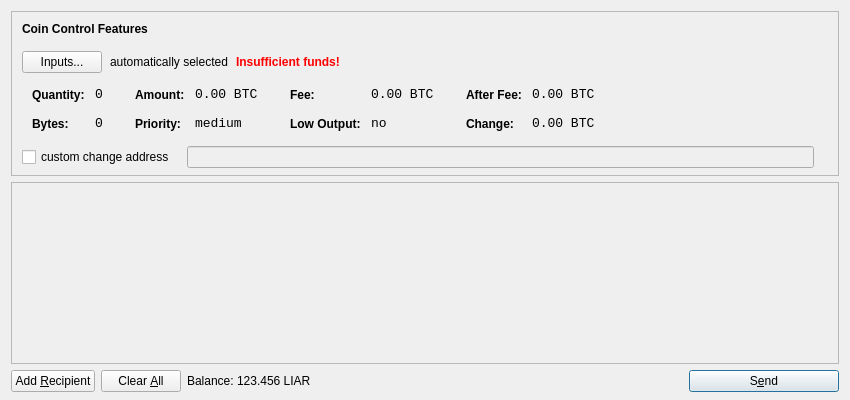
<?xml version="1.0" encoding="UTF-8"?>
<ui version="4.0">
 <class>SendCoinsDialog</class>
 <widget class="QDialog" name="SendCoinsDialog">
  <property name="geometry">
   <rect>
    <x>0</x>
    <y>0</y>
    <width>850</width>
    <height>400</height>
   </rect>
  </property>
  <property name="windowTitle">
   <string>Send Coins</string>
  </property>
  <layout class="QVBoxLayout" name="verticalLayout" stretch="0,1,0">
   <property name="bottomMargin">
    <number>8</number>
   </property>
   <item>
    <widget class="QFrame" name="frameCoinControl">
     <property name="sizePolicy">
      <sizepolicy hsizetype="Expanding" vsizetype="Expanding">
       <horstretch>0</horstretch>
       <verstretch>0</verstretch>
      </sizepolicy>
     </property>
     <property name="maximumSize">
      <size>
       <width>16777215</width>
       <height>16777215</height>
      </size>
     </property>
     <property name="frameShape">
      <enum>QFrame::StyledPanel</enum>
     </property>
     <property name="frameShadow">
      <enum>QFrame::Sunken</enum>
     </property>
     <layout class="QVBoxLayout" name="verticalLayoutCoinControl2">
      <property name="spacing">
       <number>-1</number>
      </property>
      <property name="leftMargin">
       <number>0</number>
      </property>
      <property name="topMargin">
       <number>0</number>
      </property>
      <property name="rightMargin">
       <number>0</number>
      </property>
      <property name="bottomMargin">
       <number>6</number>
      </property>
      <item>
       <layout class="QVBoxLayout" name="verticalLayoutCoinControl" stretch="0,0,0,0,1">
        <property name="spacing">
         <number>0</number>
        </property>
        <property name="leftMargin">
         <number>10</number>
        </property>
        <property name="topMargin">
         <number>10</number>
        </property>
        <item>
         <layout class="QHBoxLayout" name="horizontalLayoutCoinControl1">
          <property name="bottomMargin">
           <number>15</number>
          </property>
          <item>
           <widget class="QLabel" name="labelCoinControlFeatures">
            <property name="sizePolicy">
             <sizepolicy hsizetype="Preferred" vsizetype="Maximum">
              <horstretch>0</horstretch>
              <verstretch>0</verstretch>
             </sizepolicy>
            </property>
            <property name="font">
             <font>
              <weight>75</weight>
              <bold>true</bold>
             </font>
            </property>
            <property name="styleSheet">
             <string notr="true">font-weight:bold;</string>
            </property>
            <property name="text">
             <string>Coin Control Features</string>
            </property>
           </widget>
          </item>
         </layout>
        </item>
        <item>
         <layout class="QHBoxLayout" name="horizontalLayoutCoinControl2" stretch="0,0,0,0">
          <property name="spacing">
           <number>8</number>
          </property>
          <property name="bottomMargin">
           <number>10</number>
          </property>
          <item>
           <widget class="QPushButton" name="pushButtonCoinControl">
            <property name="styleSheet">
             <string notr="true"/>
            </property>
            <property name="text">
             <string>Inputs...</string>
            </property>
           </widget>
          </item>
          <item>
           <widget class="QLabel" name="labelCoinControlAutomaticallySelected">
            <property name="text">
             <string>automatically selected</string>
            </property>
            <property name="margin">
             <number>5</number>
            </property>
           </widget>
          </item>
          <item>
           <widget class="QLabel" name="labelCoinControlInsuffFunds">
            <property name="font">
             <font>
              <weight>75</weight>
              <bold>true</bold>
             </font>
            </property>
            <property name="styleSheet">
             <string notr="true">color:red;font-weight:bold;</string>
            </property>
            <property name="text">
             <string>Insufficient funds!</string>
            </property>
            <property name="margin">
             <number>5</number>
            </property>
           </widget>
          </item>
          <item>
           <spacer name="horizontalSpacerCoinControl">
            <property name="orientation">
             <enum>Qt::Horizontal</enum>
            </property>
            <property name="sizeHint" stdset="0">
             <size>
              <width>40</width>
              <height>1</height>
             </size>
            </property>
           </spacer>
          </item>
         </layout>
        </item>
        <item>
         <widget class="QWidget" name="widgetCoinControl" native="true">
          <property name="sizePolicy">
           <sizepolicy hsizetype="Preferred" vsizetype="Preferred">
            <horstretch>0</horstretch>
            <verstretch>0</verstretch>
           </sizepolicy>
          </property>
          <property name="minimumSize">
           <size>
            <width>0</width>
            <height>0</height>
           </size>
          </property>
          <property name="styleSheet">
           <string notr="true"/>
          </property>
          <layout class="QHBoxLayout" name="horizontalLayoutCoinControl5">
           <property name="margin">
            <number>0</number>
           </property>
           <item>
            <layout class="QHBoxLayout" name="horizontalLayoutCoinControl3" stretch="0,0,0,1">
             <property name="spacing">
              <number>20</number>
             </property>
             <property name="topMargin">
              <number>0</number>
             </property>
             <property name="bottomMargin">
              <number>10</number>
             </property>
             <item>
              <layout class="QFormLayout" name="formLayoutCoinControl1">
               <property name="horizontalSpacing">
                <number>10</number>
               </property>
               <property name="verticalSpacing">
                <number>14</number>
               </property>
               <property name="leftMargin">
                <number>10</number>
               </property>
               <property name="topMargin">
                <number>4</number>
               </property>
               <property name="rightMargin">
                <number>6</number>
               </property>
               <item row="0" column="0">
                <widget class="QLabel" name="labelCoinControlQuantityText">
                 <property name="styleSheet">
                  <string notr="true">font-weight:bold;</string>
                 </property>
                 <property name="text">
                  <string>Quantity:</string>
                 </property>
                 <property name="margin">
                  <number>0</number>
                 </property>
                </widget>
               </item>
               <item row="0" column="1">
                <widget class="QLabel" name="labelCoinControlQuantity">
                 <property name="font">
                  <font>
                   <family>Monospace</family>
                   <pointsize>10</pointsize>
                  </font>
                 </property>
                 <property name="cursor">
                  <cursorShape>IBeamCursor</cursorShape>
                 </property>
                 <property name="contextMenuPolicy">
                  <enum>Qt::ActionsContextMenu</enum>
                 </property>
                 <property name="text">
                  <string notr="true">0</string>
                 </property>
                 <property name="margin">
                  <number>0</number>
                 </property>
                 <property name="textInteractionFlags">
                  <set>Qt::LinksAccessibleByMouse|Qt::TextSelectableByKeyboard|Qt::TextSelectableByMouse</set>
                 </property>
                </widget>
               </item>
               <item row="1" column="0">
                <widget class="QLabel" name="labelCoinControlBytesText">
                 <property name="styleSheet">
                  <string notr="true">font-weight:bold;</string>
                 </property>
                 <property name="text">
                  <string>Bytes:</string>
                 </property>
                </widget>
               </item>
               <item row="1" column="1">
                <widget class="QLabel" name="labelCoinControlBytes">
                 <property name="font">
                  <font>
                   <family>Monospace</family>
                   <pointsize>10</pointsize>
                  </font>
                 </property>
                 <property name="cursor">
                  <cursorShape>IBeamCursor</cursorShape>
                 </property>
                 <property name="contextMenuPolicy">
                  <enum>Qt::ActionsContextMenu</enum>
                 </property>
                 <property name="text">
                  <string notr="true">0</string>
                 </property>
                 <property name="textInteractionFlags">
                  <set>Qt::LinksAccessibleByMouse|Qt::TextSelectableByKeyboard|Qt::TextSelectableByMouse</set>
                 </property>
                </widget>
               </item>
              </layout>
             </item>
             <item>
              <layout class="QFormLayout" name="formLayoutCoinControl2">
               <property name="horizontalSpacing">
                <number>10</number>
               </property>
               <property name="verticalSpacing">
                <number>14</number>
               </property>
               <property name="leftMargin">
                <number>6</number>
               </property>
               <property name="topMargin">
                <number>4</number>
               </property>
               <property name="rightMargin">
                <number>6</number>
               </property>
               <item row="0" column="0">
                <widget class="QLabel" name="labelCoinControlAmountText">
                 <property name="styleSheet">
                  <string notr="true">font-weight:bold;</string>
                 </property>
                 <property name="text">
                  <string>Amount:</string>
                 </property>
                 <property name="margin">
                  <number>0</number>
                 </property>
                </widget>
               </item>
               <item row="0" column="1">
                <widget class="QLabel" name="labelCoinControlAmount">
                 <property name="font">
                  <font>
                   <family>Monospace</family>
                   <pointsize>10</pointsize>
                  </font>
                 </property>
                 <property name="cursor">
                  <cursorShape>IBeamCursor</cursorShape>
                 </property>
                 <property name="contextMenuPolicy">
                  <enum>Qt::ActionsContextMenu</enum>
                 </property>
                 <property name="text">
                  <string notr="true">0.00 BTC</string>
                 </property>
                 <property name="textInteractionFlags">
                  <set>Qt::LinksAccessibleByMouse|Qt::TextSelectableByKeyboard|Qt::TextSelectableByMouse</set>
                 </property>
                </widget>
               </item>
               <item row="1" column="0">
                <widget class="QLabel" name="labelCoinControlPriorityText">
                 <property name="styleSheet">
                  <string notr="true">font-weight:bold;</string>
                 </property>
                 <property name="text">
                  <string>Priority:</string>
                 </property>
                </widget>
               </item>
               <item row="1" column="1">
                <widget class="QLabel" name="labelCoinControlPriority">
                 <property name="font">
                  <font>
                   <family>Monospace</family>
                   <pointsize>10</pointsize>
                  </font>
                 </property>
                 <property name="cursor">
                  <cursorShape>IBeamCursor</cursorShape>
                 </property>
                 <property name="contextMenuPolicy">
                  <enum>Qt::ActionsContextMenu</enum>
                 </property>
                 <property name="text">
                  <string>medium</string>
                 </property>
                 <property name="textInteractionFlags">
                  <set>Qt::LinksAccessibleByMouse|Qt::TextSelectableByKeyboard|Qt::TextSelectableByMouse</set>
                 </property>
                </widget>
               </item>
              </layout>
             </item>
             <item>
              <layout class="QFormLayout" name="formLayoutCoinControl3">
               <property name="horizontalSpacing">
                <number>10</number>
               </property>
               <property name="verticalSpacing">
                <number>14</number>
               </property>
               <property name="leftMargin">
                <number>6</number>
               </property>
               <property name="topMargin">
                <number>4</number>
               </property>
               <property name="rightMargin">
                <number>6</number>
               </property>
               <item row="0" column="0">
                <widget class="QLabel" name="labelCoinControlFeeText">
                 <property name="styleSheet">
                  <string notr="true">font-weight:bold;</string>
                 </property>
                 <property name="text">
                  <string>Fee:</string>
                 </property>
                 <property name="margin">
                  <number>0</number>
                 </property>
                </widget>
               </item>
               <item row="0" column="1">
                <widget class="QLabel" name="labelCoinControlFee">
                 <property name="font">
                  <font>
                   <family>Monospace</family>
                   <pointsize>10</pointsize>
                  </font>
                 </property>
                 <property name="cursor">
                  <cursorShape>IBeamCursor</cursorShape>
                 </property>
                 <property name="contextMenuPolicy">
                  <enum>Qt::ActionsContextMenu</enum>
                 </property>
                 <property name="text">
                  <string notr="true">0.00 BTC</string>
                 </property>
                 <property name="textInteractionFlags">
                  <set>Qt::LinksAccessibleByMouse|Qt::TextSelectableByKeyboard|Qt::TextSelectableByMouse</set>
                 </property>
                </widget>
               </item>
               <item row="1" column="0">
                <widget class="QLabel" name="labelCoinControlLowOutputText">
                 <property name="styleSheet">
                  <string notr="true">font-weight:bold;</string>
                 </property>
                 <property name="text">
                  <string>Low Output:</string>
                 </property>
                </widget>
               </item>
               <item row="1" column="1">
                <widget class="QLabel" name="labelCoinControlLowOutput">
                 <property name="font">
                  <font>
                   <family>Monospace</family>
                   <pointsize>10</pointsize>
                  </font>
                 </property>
                 <property name="cursor">
                  <cursorShape>IBeamCursor</cursorShape>
                 </property>
                 <property name="contextMenuPolicy">
                  <enum>Qt::ActionsContextMenu</enum>
                 </property>
                 <property name="text">
                  <string>no</string>
                 </property>
                 <property name="textInteractionFlags">
                  <set>Qt::LinksAccessibleByMouse|Qt::TextSelectableByKeyboard|Qt::TextSelectableByMouse</set>
                 </property>
                </widget>
               </item>
              </layout>
             </item>
             <item>
              <layout class="QFormLayout" name="formLayoutCoinControl4">
               <property name="horizontalSpacing">
                <number>10</number>
               </property>
               <property name="verticalSpacing">
                <number>14</number>
               </property>
               <property name="leftMargin">
                <number>6</number>
               </property>
               <property name="topMargin">
                <number>4</number>
               </property>
               <property name="rightMargin">
                <number>6</number>
               </property>
               <item row="0" column="0">
                <widget class="QLabel" name="labelCoinControlAfterFeeText">
                 <property name="styleSheet">
                  <string notr="true">font-weight:bold;</string>
                 </property>
                 <property name="text">
                  <string>After Fee:</string>
                 </property>
                 <property name="margin">
                  <number>0</number>
                 </property>
                </widget>
               </item>
               <item row="0" column="1">
                <widget class="QLabel" name="labelCoinControlAfterFee">
                 <property name="font">
                  <font>
                   <family>Monospace</family>
                   <pointsize>10</pointsize>
                  </font>
                 </property>
                 <property name="cursor">
                  <cursorShape>IBeamCursor</cursorShape>
                 </property>
                 <property name="contextMenuPolicy">
                  <enum>Qt::ActionsContextMenu</enum>
                 </property>
                 <property name="text">
                  <string notr="true">0.00 BTC</string>
                 </property>
                 <property name="textInteractionFlags">
                  <set>Qt::LinksAccessibleByMouse|Qt::TextSelectableByKeyboard|Qt::TextSelectableByMouse</set>
                 </property>
                </widget>
               </item>
               <item row="1" column="0">
                <widget class="QLabel" name="labelCoinControlChangeText">
                 <property name="styleSheet">
                  <string notr="true">font-weight:bold;</string>
                 </property>
                 <property name="text">
                  <string>Change:</string>
                 </property>
                </widget>
               </item>
               <item row="1" column="1">
                <widget class="QLabel" name="labelCoinControlChange">
                 <property name="font">
                  <font>
                   <family>Monospace</family>
                   <pointsize>10</pointsize>
                  </font>
                 </property>
                 <property name="cursor">
                  <cursorShape>IBeamCursor</cursorShape>
                 </property>
                 <property name="contextMenuPolicy">
                  <enum>Qt::ActionsContextMenu</enum>
                 </property>
                 <property name="text">
                  <string notr="true">0.00 BTC</string>
                 </property>
                 <property name="textInteractionFlags">
                  <set>Qt::LinksAccessibleByMouse|Qt::TextSelectableByKeyboard|Qt::TextSelectableByMouse</set>
                 </property>
                </widget>
               </item>
              </layout>
             </item>
            </layout>
           </item>
          </layout>
         </widget>
        </item>
        <item>
         <layout class="QHBoxLayout" name="horizontalLayoutCoinControl4" stretch="0,0,0">
          <property name="spacing">
           <number>12</number>
          </property>
          <property name="sizeConstraint">
           <enum>QLayout::SetDefaultConstraint</enum>
          </property>
          <property name="topMargin">
           <number>5</number>
          </property>
          <property name="rightMargin">
           <number>5</number>
          </property>
          <item>
           <widget class="QCheckBox" name="checkBoxCoinControlChange">
            <property name="text">
             <string>custom change address</string>
            </property>
           </widget>
          </item>
          <item>
           <widget class="QLineEdit" name="lineEditCoinControlChange">
            <property name="enabled">
             <bool>false</bool>
            </property>
            <property name="sizePolicy">
             <sizepolicy hsizetype="Expanding" vsizetype="Fixed">
              <horstretch>0</horstretch>
              <verstretch>0</verstretch>
             </sizepolicy>
            </property>
           </widget>
          </item>
          <item>
           <widget class="QLabel" name="labelCoinControlChangeLabel">
            <property name="sizePolicy">
             <sizepolicy hsizetype="Preferred" vsizetype="Expanding">
              <horstretch>0</horstretch>
              <verstretch>0</verstretch>
             </sizepolicy>
            </property>
            <property name="minimumSize">
             <size>
              <width>0</width>
              <height>0</height>
             </size>
            </property>
            <property name="text">
             <string/>
            </property>
            <property name="margin">
             <number>3</number>
            </property>
           </widget>
          </item>
         </layout>
        </item>
        <item>
         <spacer name="verticalSpacerCoinControl">
          <property name="orientation">
           <enum>Qt::Vertical</enum>
          </property>
          <property name="sizeHint" stdset="0">
           <size>
            <width>800</width>
            <height>1</height>
           </size>
          </property>
         </spacer>
        </item>
       </layout>
      </item>
     </layout>
    </widget>
   </item>
   <item>
    <widget class="QScrollArea" name="scrollArea">
     <property name="widgetResizable">
      <bool>true</bool>
     </property>
     <widget class="QWidget" name="scrollAreaWidgetContents">
      <property name="geometry">
       <rect>
        <x>0</x>
        <y>0</y>
        <width>830</width>
        <height>165</height>
       </rect>
      </property>
      <layout class="QVBoxLayout" name="verticalLayout_2">
       <property name="margin">
        <number>0</number>
       </property>
       <item>
        <layout class="QVBoxLayout" name="entries">
         <property name="spacing">
          <number>6</number>
         </property>
        </layout>
       </item>
       <item>
        <spacer name="verticalSpacer">
         <property name="orientation">
          <enum>Qt::Vertical</enum>
         </property>
         <property name="sizeHint" stdset="0">
          <size>
           <width>20</width>
           <height>40</height>
          </size>
         </property>
        </spacer>
       </item>
      </layout>
     </widget>
    </widget>
   </item>
   <item>
    <layout class="QHBoxLayout" name="horizontalLayout">
     <item>
      <widget class="QPushButton" name="addButton">
       <property name="toolTip">
        <string>Send to multiple recipients at once</string>
       </property>
       <property name="text">
        <string>Add &amp;Recipient</string>
       </property>
       <property name="icon">
        <iconset resource="../bitcoin.qrc">
         <normaloff>:/icons/add</normaloff>:/icons/add</iconset>
       </property>
       <property name="autoDefault">
        <bool>false</bool>
       </property>
      </widget>
     </item>
     <item>
      <widget class="QPushButton" name="clearButton">
       <property name="sizePolicy">
        <sizepolicy hsizetype="Minimum" vsizetype="Fixed">
         <horstretch>0</horstretch>
         <verstretch>0</verstretch>
        </sizepolicy>
       </property>
       <property name="toolTip">
        <string>Remove all transaction fields</string>
       </property>
       <property name="text">
        <string>Clear &amp;All</string>
       </property>
       <property name="icon">
        <iconset resource="../bitcoin.qrc">
         <normaloff>:/icons/remove</normaloff>:/icons/remove</iconset>
       </property>
       <property name="autoRepeatDelay">
        <number>300</number>
       </property>
       <property name="autoDefault">
        <bool>false</bool>
       </property>
      </widget>
     </item>
     <item>
      <layout class="QHBoxLayout" name="horizontalLayout_2">
       <property name="spacing">
        <number>3</number>
       </property>
       <item>
        <widget class="QLabel" name="label">
         <property name="text">
          <string>Balance:</string>
         </property>
        </widget>
       </item>
       <item>
        <widget class="QLabel" name="labelBalance">
         <property name="cursor">
          <cursorShape>IBeamCursor</cursorShape>
         </property>
         <property name="text">
          <string>123.456 LIAR</string>
         </property>
         <property name="textInteractionFlags">
          <set>Qt::LinksAccessibleByMouse|Qt::TextSelectableByKeyboard|Qt::TextSelectableByMouse</set>
         </property>
        </widget>
       </item>
      </layout>
     </item>
     <item>
      <spacer name="horizontalSpacer">
       <property name="orientation">
        <enum>Qt::Horizontal</enum>
       </property>
       <property name="sizeHint" stdset="0">
        <size>
         <width>40</width>
         <height>20</height>
        </size>
       </property>
      </spacer>
     </item>
     <item>
      <widget class="QPushButton" name="sendButton">
       <property name="minimumSize">
        <size>
         <width>150</width>
         <height>0</height>
        </size>
       </property>
       <property name="toolTip">
        <string>Confirm the send action</string>
       </property>
       <property name="text">
        <string>S&amp;end</string>
       </property>
       <property name="icon">
        <iconset resource="../bitcoin.qrc">
         <normaloff>:/icons/send</normaloff>:/icons/send</iconset>
       </property>
       <property name="default">
        <bool>true</bool>
       </property>
      </widget>
     </item>
    </layout>
   </item>
  </layout>
 </widget>
 <resources>
  <include location="../bitcoin.qrc"/>
 </resources>
 <connections/>
</ui>
